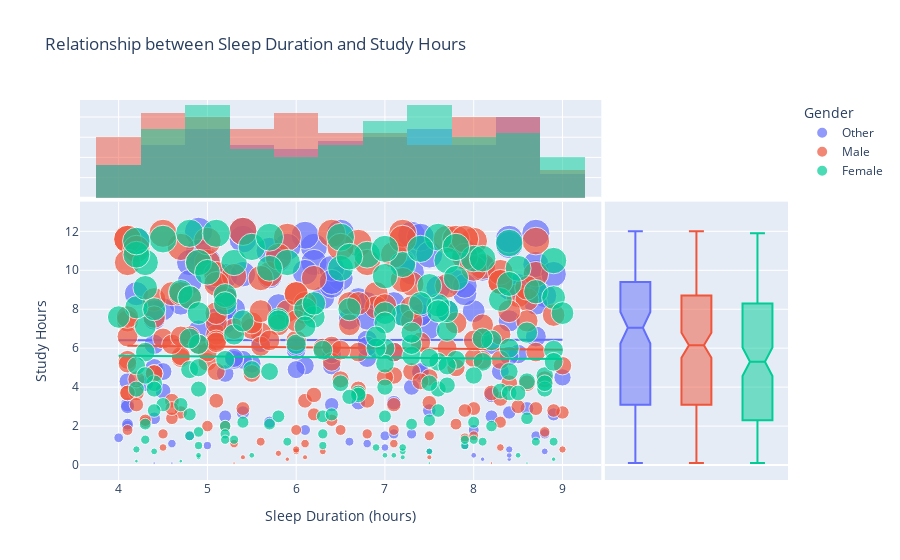

Notebook code cell kept with this figure:
### Markdown cell above
- **Male Students**:
  - **1st Year**: The median sleep duration is 6 hours, indicating potentially higher stress or adaptation challenges during the first year of university.
  - **2nd Year**: The median increases to 6.3 hours, suggesting a slight improvement in sleep patterns as students adjust to the academic workload.
  - **3rd Year**: The median sleep duration reaches 6.7 hours, possibly reflecting a better balance between academic demands and sleep.
  - **4th Year**: The median decreases slightly to 6.3 hours, which could be due to increased academic pressure, such as preparing for graduation or final projects.

- **Female Students**:
  - **1st Year**: The median sleep duration is 6.9 hours, indicating that female students start with a higher baseline of sleep compared to males.
  - **2nd Year**: The median increases to 7.05 hours, suggesting an even better sleep pattern as students adapt to university life.
  - **3rd Year**: The median drops to 6.6 hours, potentially due to increased academic responsibilities or extracurricular activities.
  - **4th Year**: The median further decreases to 6.25 hours, which could be attributed to the heightened pressure of completing final requirements and preparing for life after graduation.

### Conclusion:
The data indicates that female students generally maintain better sleep habits than male students across all years. However, for both genders, sleep duration tends to fluctuate throughout their university years, with some improvement during the middle years (2nd and 3rd) and a slight decline in the final year, possibly due to increased academic demands. Encouraging students to adopt better sleep practices, especially during stressful periods, could help improve their overall well-being and academic performance.

### Code cell
fig = px.scatter(
    dfc, 
    x='Sleep_Duration', 
    y='Study_Hours', 
    color='Gender', 
    size='Study_Hours',
    title='Relationship between Sleep Duration and Study Hours',
    labels={'Sleep_Duration': 'Sleep Duration (hours)', 'Study_Hours': 'Study Hours'},
    trendline='ols',
    marginal_x='histogram',
    marginal_y='box'
)
fig.update_layout(showlegend=True, height=800)
fig.show()

### Figure 1 — Plotly figure (JSON) as saved in the notebook; plotly's stock layout.template omitted (floating-point values rounded to 4 significant figures; data arrays with more than 128 entries replaced by an {"elided": "..."} marker saying what was removed)
{"data": [{"hovertemplate": "Gender=Other<br>Sleep Duration (hours)=%{x}<br>Study Hours=%{marker.size}<extra></extra>", "legendgroup": "Other", "marker": {"color": "#636efa", "size": {"elided": "148 float values"}, "sizemode": "area", "sizeref": 0.03, "symbol": "circle"}, "mode": "markers", "name": "Other", "orientation": "v", "showlegend": true, "type": "scatter", "x": {"elided": "148 float values"}, "xaxis": "x", "y": {"elided": "148 float values"}, "yaxis": "y"}, {"alignmentgroup": "True", "bingroup": "x", "hovertemplate": "Gender=Other<br>Sleep Duration (hours)=%{x}<br>count=%{y}<extra></extra>", "legendgroup": "Other", "marker": {"color": "#636efa"}, "name": "Other", "offsetgroup": "Other", "opacity": 0.5, "showlegend": false, "type": "histogram", "x": {"elided": "148 float values"}, "xaxis": "x3", "yaxis": "y3"}, {"alignmentgroup": "True", "hovertemplate": "Gender=Other<br>Study Hours=%{y}<extra></extra>", "legendgroup": "Other", "marker": {"color": "#636efa", "symbol": "circle"}, "name": "Other", "notched": true, "offsetgroup": "Other", "showlegend": false, "type": "box", "xaxis": "x2", "y": {"elided": "148 float values"}, "yaxis": "y2"}, {"hovertemplate": "<b>OLS trendline</b><br>Study_Hours = 0.00468683 * Sleep_Duration + 6.39295<br>R<sup>2</sup>=0.000004<br><br>Gender=Other<br>Sleep Duration (hours)=%{x}<br>Study Hours=%{y} <b>(trend)</b><extra></extra>", "legendgroup": "Other", "marker": {"color": "#636efa", "symbol": "circle"}, "mode": "lines", "name": "Other", "showlegend": false, "type": "scatter", "x": {"elided": "148 float values"}, "xaxis": "x", "y": {"elided": "148 float values"}, "yaxis": "y"}, {"hovertemplate": "Gender=Male<br>Sleep Duration (hours)=%{x}<br>Study Hours=%{marker.size}<extra></extra>", "legendgroup": "Male", "marker": {"color": "#EF553B", "size": {"elided": "186 float values"}, "sizemode": "area", "sizeref": 0.03, "symbol": "circle"}, "mode": "markers", "name": "Male", "orientation": "v", "showlegend": true, "type": "scatter", "x": {"elided": "186 float values"}, "xaxis": "x", "y": {"elided": "186 float values"}, "yaxis": "y"}, {"alignmentgroup": "True", "bingroup": "x", "hovertemplate": "Gender=Male<br>Sleep Duration (hours)=%{x}<br>count=%{y}<extra></extra>", "legendgroup": "Male", "marker": {"color": "#EF553B"}, "name": "Male", "offsetgroup": "Male", "opacity": 0.5, "showlegend": false, "type": "histogram", "x": {"elided": "186 float values"}, "xaxis": "x3", "yaxis": "y3"}, {"alignmentgroup": "True", "hovertemplate": "Gender=Male<br>Study Hours=%{y}<extra></extra>", "legendgroup": "Male", "marker": {"color": "#EF553B", "symbol": "circle"}, "name": "Male", "notched": true, "offsetgroup": "Male", "showlegend": false, "type": "box", "xaxis": "x2", "y": {"elided": "186 float values"}, "yaxis": "y2"}, {"hovertemplate": "<b>OLS trendline</b><br>Study_Hours = -0.043126 * Sleep_Duration + 6.30807<br>R<sup>2</sup>=0.000364<br><br>Gender=Male<br>Sleep Duration (hours)=%{x}<br>Study Hours=%{y} <b>(trend)</b><extra></extra>", "legendgroup": "Male", "marker": {"color": "#EF553B", "symbol": "circle"}, "mode": "lines", "name": "Male", "showlegend": false, "type": "scatter", "x": {"elided": "186 float values"}, "xaxis": "x", "y": {"elided": "186 float values"}, "yaxis": "y"}, {"hovertemplate": "Gender=Female<br>Sleep Duration (hours)=%{x}<br>Study Hours=%{marker.size}<extra></extra>", "legendgroup": "Female", "marker": {"color": "#00cc96", "size": {"elided": "166 float values"}, "sizemode": "area", "sizeref": 0.03, "symbol": "circle"}, "mode": "markers", "name": "Female", "orientation": "v", "showlegend": true, "type": "scatter", "x": {"elided": "166 float values"}, "xaxis": "x", "y": {"elided": "166 float values"}, "yaxis": "y"}, {"alignmentgroup": "True", "bingroup": "x", "hovertemplate": "Gender=Female<br>Sleep Duration (hours)=%{x}<br>count=%{y}<extra></extra>", "legendgroup": "Female", "marker": {"color": "#00cc96"}, "name": "Female", "offsetgroup": "Female", "opacity": 0.5, "showlegend": false, "type": "histogram", "x": {"elided": "166 float values"}, "xaxis": "x3", "yaxis": "y3"}, {"alignmentgroup": "True", "hovertemplate": "Gender=Female<br>Study Hours=%{y}<extra></extra>", "legendgroup": "Female", "marker": {"color": "#00cc96", "symbol": "circle"}, "name": "Female", "notched": true, "offsetgroup": "Female", "showlegend": false, "type": "box", "xaxis": "x2", "y": {"elided": "166 float values"}, "yaxis": "y2"}, {"hovertemplate": "<b>OLS trendline</b><br>Study_Hours = -0.0320134 * Sleep_Duration + 5.73802<br>R<sup>2</sup>=0.000186<br><br>Gender=Female<br>Sleep Duration (hours)=%{x}<br>Study Hours=%{y} <b>(trend)</b><extra></extra>", "legendgroup": "Female", "marker": {"color": "#00cc96", "symbol": "circle"}, "mode": "lines", "name": "Female", "showlegend": false, "type": "scatter", "x": {"elided": "166 float values"}, "xaxis": "x", "y": {"elided": "166 float values"}, "yaxis": "y"}], "layout": {"autosize": true, "barmode": "overlay", "legend": {"itemsizing": "constant", "title": {"text": "Gender"}, "tracegroupgap": 0}, "showlegend": true, "title": {"text": "Relationship between Sleep Duration and Study Hours"}, "xaxis": {"anchor": "y", "autorange": true, "domain": [0, 0.7363], "range": [3.499, 9.503], "title": {"text": "Sleep Duration (hours)"}, "type": "linear"}, "xaxis2": {"anchor": "y2", "autorange": true, "domain": [0.7413, 1], "matches": "x2", "range": [-0.5, 2.5], "showgrid": false, "showline": false, "showticklabels": false, "ticks": "", "type": "category"}, "xaxis3": {"anchor": "y3", "autorange": true, "domain": [0, 0.7363], "matches": "x", "range": [3.499, 9.503], "showgrid": true, "showticklabels": false, "type": "linear"}, "xaxis4": {"anchor": "y4", "domain": [0.7413, 1], "matches": "x2", "showgrid": false, "showline": false, "showticklabels": false, "ticks": ""}, "yaxis": {"anchor": "x", "autorange": true, "domain": [0, 0.7326], "range": [-0.6845, 13.18], "title": {"text": "Study Hours"}, "type": "linear"}, "yaxis2": {"anchor": "x2", "autorange": true, "domain": [0, 0.7326], "matches": "y", "range": [-0.6845, 13.18], "showgrid": true, "showticklabels": false, "type": "linear"}, "yaxis3": {"anchor": "x3", "autorange": true, "domain": [0.7426, 1], "matches": "y3", "range": [0, 24.21], "showgrid": true, "showline": false, "showticklabels": false, "ticks": ""}, "yaxis4": {"anchor": "x4", "domain": [0.7426, 1], "matches": "y3", "showgrid": true, "showline": false, "showticklabels": false, "ticks": ""}}}
